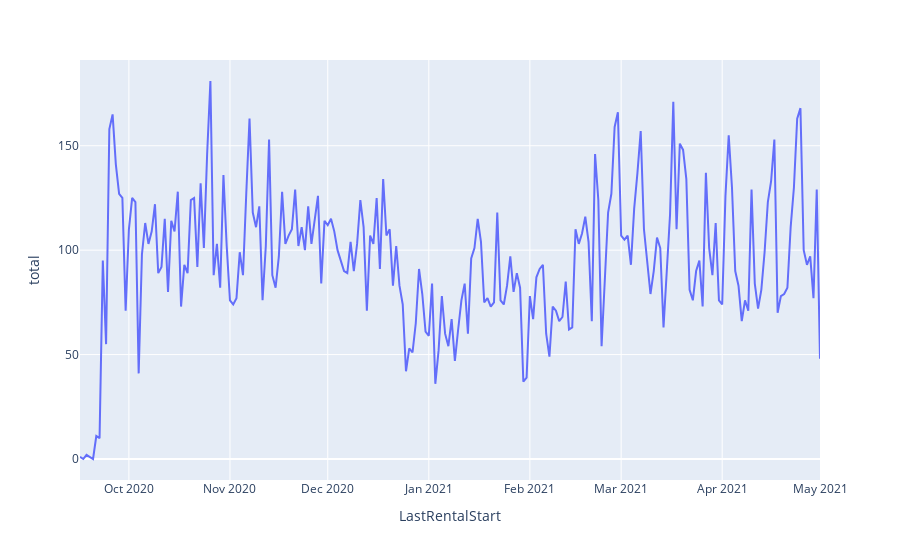

The code cell stored with this chart in its notebook:
### Code cell
fig = px.line(rentalstotal, x='LastRentalStart', y='total')
fig.show()

### Figure 1 — Plotly figure (JSON) as saved in the notebook; plotly's stock layout.template omitted (floating-point values rounded to 4 significant figures; data arrays with more than 128 entries replaced by an {"elided": "..."} marker saying what was removed)
{"data": [{"hovertemplate": "LastRentalStart=%{x}<br>total=%{y}<extra></extra>", "legendgroup": "", "line": {"color": "#636efa", "dash": "solid"}, "mode": "lines", "name": "", "orientation": "v", "showlegend": false, "type": "scatter", "x": {"elided": "228 str values"}, "xaxis": "x", "y": {"elided": "228 int values"}, "yaxis": "y"}], "layout": {"legend": {"tracegroupgap": 0}, "margin": {"t": 60}, "xaxis": {"anchor": "y", "domain": [0, 1], "title": {"text": "LastRentalStart"}}, "yaxis": {"anchor": "x", "domain": [0, 1], "title": {"text": "total"}}}}
